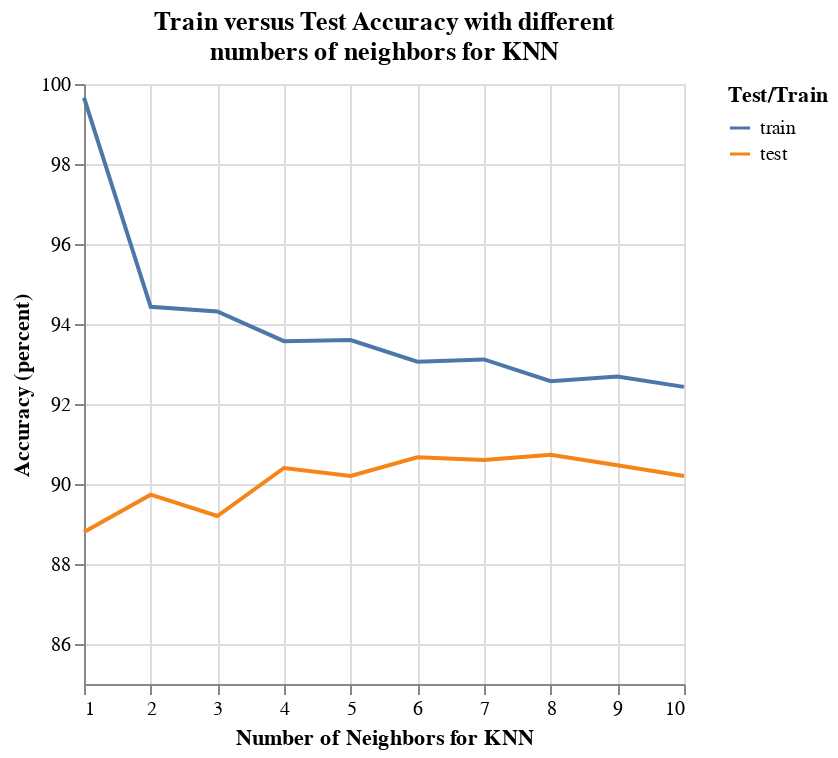

The notebook cell this image was saved under:
### Code cell
# Plot the results
title = [
    "Train versus Test Accuracy with different",
    "numbers of neighbors for KNN"
]
alt.Chart(results.to_pandas(), title = title).mark_line().encode(
    x = alt.X('n', title = "Number of Neighbors for KNN"),
    y = alt.Y('acc:Q', title = "Accuracy (percent)", scale = alt.Scale(domain = [85, 100])),
    color = alt.Color('type', title = 'Test/Train', scale = alt.Scale(domain = ['train', 'test'])),
    tooltip = [
        alt.Tooltip('type', title = "Type"),
        alt.Tooltip('score', title = 'Accuracy')
    ]
).transform_calculate(
    acc = 'datum.score * 100'
)

### Figure 1 — Vega-Lite specification as saved in the notebook (floating-point values rounded to 4 significant figures)
{"config": {"view": {"continuousWidth": 300, "continuousHeight": 300}}, "data": {"name": "data-588269d78b33f24359aa673e48844303"}, "mark": {"type": "line"}, "encoding": {"color": {"field": "type", "scale": {"domain": ["train", "test"]}, "title": "Test/Train", "type": "nominal"}, "tooltip": [{"field": "type", "title": "Type", "type": "nominal"}, {"field": "score", "title": "Accuracy", "type": "quantitative"}], "x": {"field": "n", "title": "Number of Neighbors for KNN", "type": "quantitative"}, "y": {"field": "acc", "scale": {"domain": [85, 100]}, "title": "Accuracy (percent)", "type": "quantitative"}}, "title": ["Train versus Test Accuracy with different", "numbers of neighbors for KNN"], "transform": [{"calculate": "datum.score * 100", "as": "acc"}], "$schema": "https://vega.github.io/schema/vega-lite/v5.8.0.json", "datasets": {"data-588269d78b33f24359aa673e48844303": [{"n": 1, "type": "train", "score": 0.9966}, {"n": 1, "type": "test", "score": 0.888}, {"n": 2, "type": "train", "score": 0.9443}, {"n": 2, "type": "test", "score": 0.8973}, {"n": 3, "type": "train", "score": 0.9431}, {"n": 3, "type": "test", "score": 0.892}, {"n": 4, "type": "train", "score": 0.9357}, {"n": 4, "type": "test", "score": 0.904}, {"n": 5, "type": "train", "score": 0.936}, {"n": 5, "type": "test", "score": 0.902}, {"n": 6, "type": "train", "score": 0.9306}, {"n": 6, "type": "test", "score": 0.9067}, {"n": 7, "type": "train", "score": 0.9311}, {"n": 7, "type": "test", "score": 0.906}, {"n": 8, "type": "train", "score": 0.9257}, {"n": 8, "type": "test", "score": 0.9073}, {"n": 9, "type": "train", "score": 0.9269}, {"n": 9, "type": "test", "score": 0.9047}, {"n": 10, "type": "train", "score": 0.9243}, {"n": 10, "type": "test", "score": 0.902}]}}
